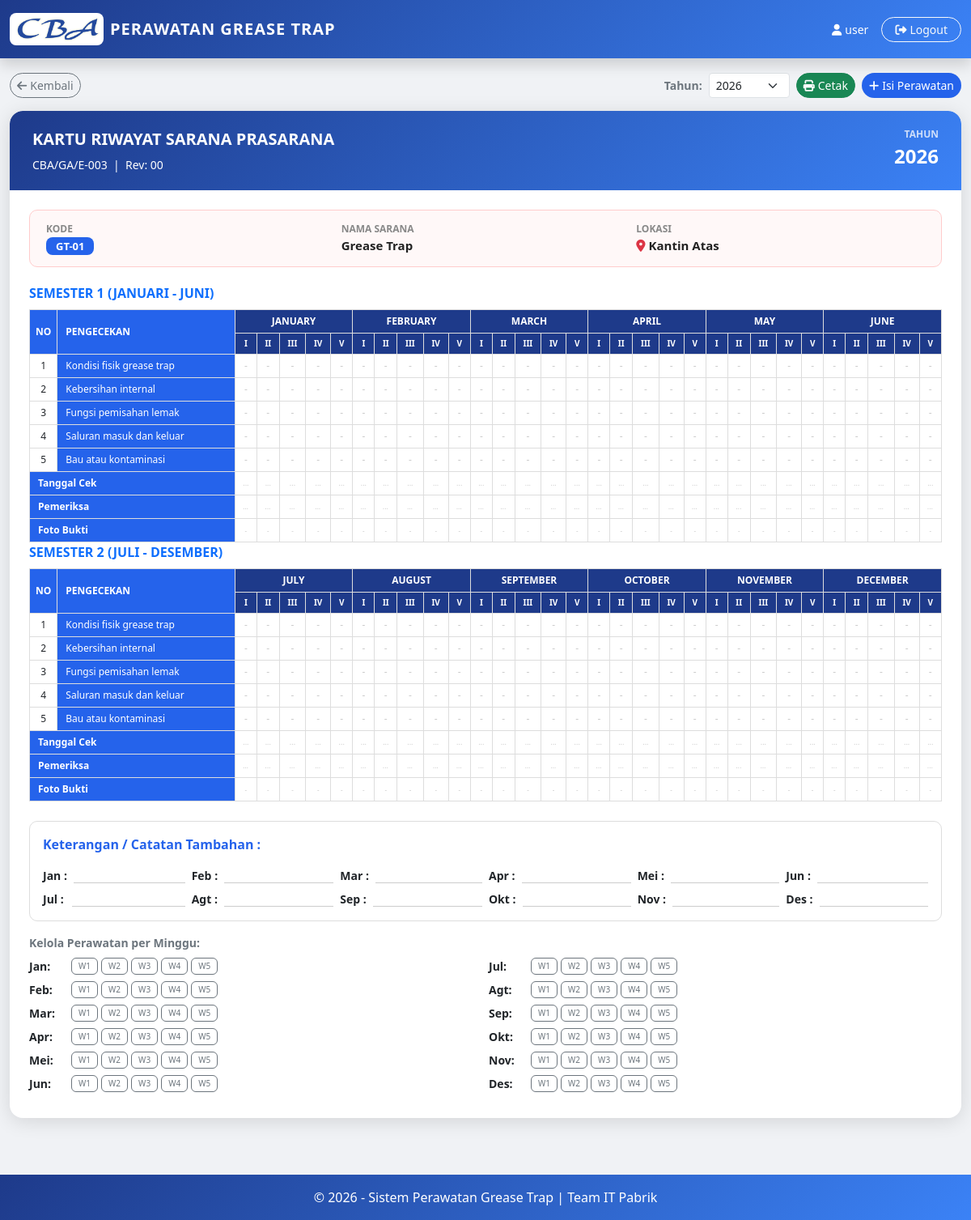
Screenshot of /grease_trap_kartu.php?grease_trap_id=1 (signed in) with the database file from the repository.
### tables this page shows
CREATE TABLE `grease_trap` (
  `id` int(11) NOT NULL,
  `no_kode` varchar(50) NOT NULL,
  `nama_sarana` varchar(100) DEFAULT NULL,
  `lokasi` varchar(200) DEFAULT NULL
);

### grease_trap_kartu.php (the view, shortened to what the rows shown need)
<?php
include "config/koneksi.php";
$grease_trap_id = isset($_GET['grease_trap_id']) ? (int) $_GET['grease_trap_id'] : 0;
$grease_trapRow = mysqli_fetch_assoc(mysqli_query($conn, "SELECT * FROM grease_trap WHERE id=$grease_trap_id"));
$bulanNamaFull = ['', 'January', 'February', 'March', 'April', 'May', 'June', 'July', 'August', 'September', 'October', 'November', 'December'];
?>
<!DOCTYPE html>
<html lang="id">
<head>
  <link href="https://cdn.jsdelivr.net/npm/bootstrap@5.3.2/dist/css/bootstrap.min.css" rel="stylesheet">
</head>
<body>
  <div class="container-fluid" style="margin-top:90px;padding-bottom:30px;max-width:1400px;flex:1">
    <div style="border-radius:16px;overflow:hidden;box-shadow:0 4px 24px rgba(0,0,0,.12)">
      <div class="kartu-body">
        <div class="info-box">
          <div class="row g-2">
            <div class="col-12 col-md-4">
              <div class="info-val"><span class="badge-kode"><?= htmlspecialchars($grease_trapRow['no_kode']) ?></span>
              </div>
            </div>
            <div class="col-12 col-md-4">
              <div class="info-label">Nama Sarana</div>
              <div class="info-val"><?= htmlspecialchars($grease_trapRow['nama_sarana']) ?></div>
            </div>
            <div class="col-12 col-md-4">
              <div class="info-label">Lokasi</div>
              <div class="info-val"><i
                  class="fa-solid fa-location-dot text-danger me-1"></i><?= htmlspecialchars($grease_trapRow['lokasi']) ?>
              </div>
            </div>
          </div>
        </div>
        <div class="semester-print-wrapper">
          <div class="table-responsive">
            <table class="tbl-kartu">
              <thead>
                <tr>
                  <th rowspan="2" style="width:30px">NO</th>
                  <th rowspan="2" class="th-item" style="min-width:180px">PENGECEKAN</th>
                  <?php
                  $monthWeeks = [1 => 5, 2 => 5, 3 => 5, 4 => 5, 5 => 5, 6 => 5, 7 => 5, 8 => 5, 9 => 5, 10 => 5, 11 => 5, 12 => 5];
                  for ($b = 1; $b <= 6; $b++): ?>
                    <th colspan="<?= $monthWeeks[$b] ?>" class="th-bulan"><?= strtoupper($bulanNamaFull[$b]) ?></th>
                  <?php endfor; ?>
                </tr>
                <tr>
                  <?php for ($b = 1; $b <= 6; $b++):
                    for ($w = 1; $w <= $monthWeeks[$b]; $w++):
                      $wRom = ['', 'I', 'II', 'III', 'IV', 'V'];
                      ?>
                      <th style="background:var(--blue-dark);color:#fff;font-size:10px"><?= $wRom[$w] ?></th>
                    <?php endfor; endfor; ?>
                </tr>
              </thead>
            </table>
          </div>
        </div>
        <div class="semester-print-wrapper semester-2-wrapper">
          <div class="table-responsive">
            <table class="tbl-kartu">
              <thead>
                <tr>
                  <th rowspan="2" style="width:30px">NO</th>
                  <th rowspan="2" class="th-item" style="min-width:180px">PENGECEKAN</th>
                  <?php for ($b = 7; $b <= 12; $b++): ?>
                    <th colspan="<?= $monthWeeks[$b] ?>" class="th-bulan"><?= strtoupper($bulanNamaFull[$b]) ?></th>
                  <?php endfor; ?>
                </tr>
                <tr>
                  <?php for ($b = 7; $b <= 12; $b++):
                    for ($w = 1; $w <= $monthWeeks[$b]; $w++):
                      $wRom = ['', 'I', 'II', 'III', 'IV', 'V'];
                      ?>
                      <th style="background:var(--blue-dark);color:#fff;font-size:10px"><?= $wRom[$w] ?></th>
                    <?php endfor; endfor; ?>
                </tr>
              </thead>
            </table>
          </div>
        </div>
      </div>
    </div>
  </div>
</body>
</html>

### rows the page displays
grease_trap: no_kode "GT-01", nama_sarana "Grease Trap", lokasi "Kantin Atas"

### other values shown
$_SESSION['username'] "user"
$tahun "2026"
$bulanNamaFull[$b] "JANUARY"
$bulanNamaFull[$b] "FEBRUARY"
$bulanNamaFull[$b] "MARCH"
$bulanNamaFull[$b] "APRIL"
$bulanNamaFull[$b] "MAY"
$bulanNamaFull[$b] "JUNE"
$wRom[$w] "I"
$wRom[$w] "II"
$wRom[$w] "III"
$wRom[$w] "IV"
$wRom[$w] "V"
$label "Kondisi fisik grease trap"
$label "Kebersihan internal"
